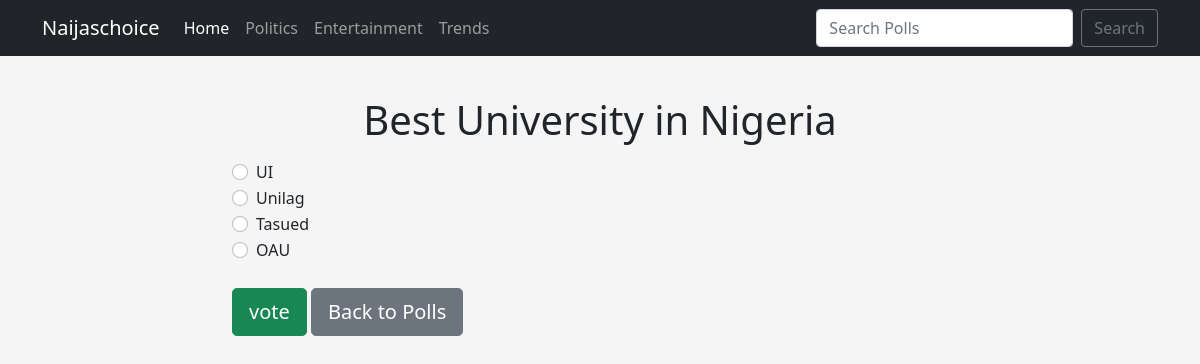
/1/, run on the app's committed database.
### polls/models.py (models this page shows, shortened)
class Question(models.Model):
    question_title = models.CharField(max_length=200, blank=False)
    pub_date = models.DateTimeField('date published')
    slug_field = models.CharField(max_length=100, blank=False)
    tags = TaggableManager()

class Choice(models.Model):
    question = models.ForeignKey(Question, on_delete=models.CASCADE)
    choice_text = models.CharField(max_length=200)
    votes = models.IntegerField(default=0)

### polls/views.py (the view)
# urls.py: path('<int:question_id>/', views.detail, name='detail'),
def detail(request, question_id):
    try:
        question = Question.objects.get(pk=question_id)
    except Question.DoesNotExist:
        raise Http404("Question does not exist")
    return render(request, 'polls/detail.html', {'question': question})

### templates/polls/detail.html (shortened to what this page needs)
{% extends 'base.html' %}
{% block content %}
<h1 class="mb-3 text-center mt-3">{{ question.question_title}}</h1>
<form action="{% url 'vote' question.id %}" method="post">
    {% for choice in question.choice_set.all %}
    <div class="form-check">
        <input type="radio"
                name="choice"
                class="form-check-input"
                id="choice{{ forloop.counter }}"
                value="{{ choice.id }}">
        <label for="choice{{ forloop.counter}}"> {{ choice.choice_text}}</label>
    </div>
{% endfor %}
<input type="submit" value="vote" class="btn btn-success btn-lg btn-block mt-4">
<a class="btn btn-secondary btn-lg mt-4" href="{% url 'index'%}">Back to Polls</a>
</form>
{% endblock %}

### staticfiles/css/polls.css (style rules this page uses)
body { background: whitesmoke; }

### data on the page
Question: question_title "Best University in Nigeria"
Choice: choice_text "UI"
Choice: choice_text "Unilag"
Choice: choice_text "Tasued"
Choice: choice_text "OAU"
